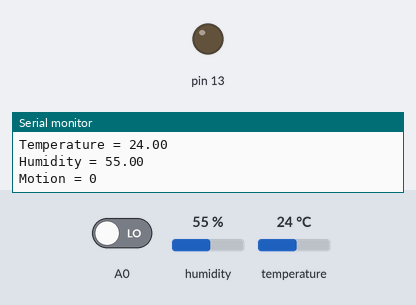
Simulated run of this sketch. Board: Arduino Uno, built with avr-gcc and run on an emulated ATmega328P. Shown: output pins drawn as LEDs (lit = HIGH), the last lines printed to the serial monitor. Inputs (shaded band) come from the test bench; at power-on: A0 LOW, humidity 55 %, temperature 24 °C.

Above: at 2.8 s.
2.9 s: A0 driven HIGH
At 5.2 s:
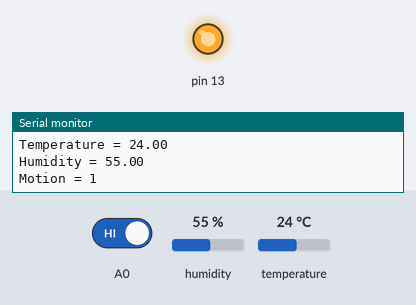
5.5 s: A0 driven LOW
At 6.6 s:
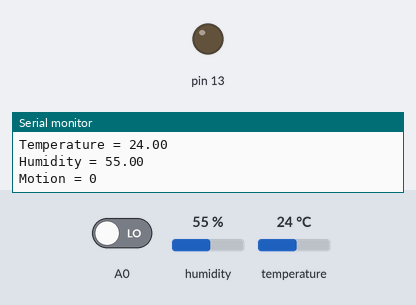
Timing chart, 0 to 8.5 s (numbered marks = the images above; inputs shaded):
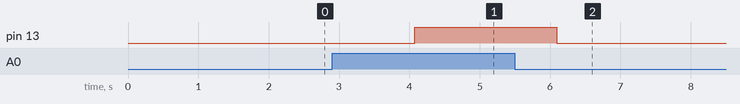

Measured:
- after the input at 2.9 s, pin 13: LOW → HIGH after 1.2 s
- after the input at 5.5 s, pin 13: HIGH → LOW after 0.60 s

The sketch:

dht11.ino
```cpp
#include <dht.h>

dht DHT;

#define DHT11_PIN 7

void setup(){
  Serial.begin(9600);
  pinMode(A0, INPUT);
  pinMode(13, OUTPUT);
  digitalWrite(13, LOW);
}

void loop()
{
  int chk = DHT.read11(DHT11_PIN);
  Serial.print("Temperature = ");
  Serial.println(DHT.temperature);
  Serial.print("Humidity = ");
  Serial.println(DHT.humidity);
  Serial.print("Motion = ");
  Serial.println(digitalRead(A0));
  if (digitalRead(A0) == HIGH){
    digitalWrite(13, HIGH);
  } else {
    digitalWrite(13, LOW);
  }
  delay(2000);
}
```
